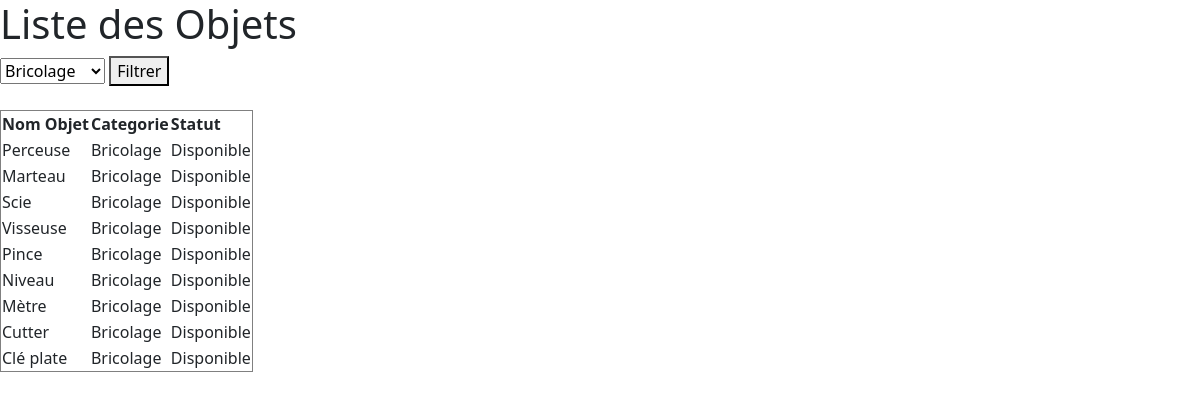
The page /Pages/ListeObjets.php?categorie=2 on the database its author committed.
### tables this page shows
CREATE TABLE Projet_F_Objets (
    id_objet INT AUTO_INCREMENT PRIMARY KEY,
    nom_objet VARCHAR(50),
    id_categorie INT,
    id_membre INT,
    FOREIGN KEY (id_categorie) REFERENCES Projet_F_Categorie_Objets(id_categorie),
    FOREIGN KEY (id_membre) REFERENCES Projet_F_Membres(id_membre)
);

CREATE TABLE Projet_F_Categorie_Objets (
    id_categorie INT AUTO_INCREMENT PRIMARY KEY,
    nom_categorie VARCHAR(50)
);

### Inc/Functions.php (called while the page is built, shortened)
<?php
function getObjet($id_categorie = 0) {
    $bdd = connex();
    if ($id_categorie == 0) {
        $query = "SELECT Projet_F_Objets.nom_objet, Projet_F_Categorie_Objets.nom_categorie,
                         Projet_F_Categorie_Objets.id_categorie, Projet_F_Emprunts.date_retour
                  FROM Projet_F_Objets
                  JOIN Projet_F_Categorie_Objets
                      ON Projet_F_Objets.id_categorie = Projet_F_Categorie_Objets.id_categorie
                  LEFT JOIN Projet_F_Emprunts
                      ON Projet_F_Objets.id_objet = Projet_F_Emprunts.id_objet
                      AND Projet_F_Emprunts.date_retour IS NOT NULL";
    } else {
        $query = "SELECT Projet_F_Objets.nom_objet, Projet_F_Categorie_Objets.nom_categorie,
                         Projet_F_Categorie_Objets.id_categorie, Projet_F_Emprunts.date_retour
                  FROM Projet_F_Objets
                  JOIN Projet_F_Categorie_Objets
                      ON Projet_F_Objets.id_categorie = Projet_F_Categorie_Objets.id_categorie
                  LEFT JOIN Projet_F_Emprunts
                      ON Projet_F_Objets.id_objet = Projet_F_Emprunts.id_objet
                      AND Projet_F_Emprunts.date_retour IS NOT NULL
                  WHERE Projet_F_Categorie_Objets.id_categorie = $id_categorie";
    }
    $result = mysqli_query($bdd, $query);
    $objets = [];
    while ($row = mysqli_fetch_assoc($result)) {
        $objets[] = $row;
    }
    return $objets;
}
?>

### Pages/ListeObjets.php (the view, shortened to what this page needs)
<?php
    require('../Inc/Functions.php');
    if (isset($_GET['categorie'])) {
        $id_categorie = $_GET['categorie'];
    } else {
        $id_categorie = 0;
    }
    $objets = getObjet($id_categorie);
?>
<!DOCTYPE html>
<html lang="en">
<head>
    <link href="asset/Bootsrap/css/bootstrap.min.css" rel="stylesheet">
</head>
<body>
    <h1>Liste des Objets</h1>
    <form method="get" action="">
        <select name="categorie" required>
            <option value="2" <?php if($id_categorie==2) echo 'selected'; ?>>Bricolage</option>
        </select>
        <button type="submit">Filtrer</button>
    </form>
    <br>
    <table border="1">
        <tr>
            <th>Nom Objet</th>
            <th>Categorie</th>
            <th>Statut</th>
        </tr>
        <?php foreach ($objets as $objet): ?>
        <tr>
            <td><?php echo htmlspecialchars($objet['nom_objet']); ?></td>
            <td><?php echo htmlspecialchars($objet['nom_categorie']); ?></td>
            <td>
                <?php
                if (!empty($objet['date_retour'])) {
                    echo "Emprunté, retour le " . htmlspecialchars($objet['date_retour']);
                } else {
                    echo "Disponible";
                }
                ?>
            </td>
        </tr>
        <?php endforeach; ?>
    </table>
</body>
</html>

### rows shown on the page
projet_f_objets: nom_objet "Perceuse", id_categorie.nom_categorie "Bricolage"
projet_f_objets: nom_objet "Marteau", id_categorie.nom_categorie "Bricolage"
projet_f_objets: nom_objet "Scie", id_categorie.nom_categorie "Bricolage"
projet_f_objets: nom_objet "Visseuse", id_categorie.nom_categorie "Bricolage"
projet_f_objets: nom_objet "Pince", id_categorie.nom_categorie "Bricolage"
projet_f_objets: nom_objet "Niveau", id_categorie.nom_categorie "Bricolage"
projet_f_objets: nom_objet "Mètre", id_categorie.nom_categorie "Bricolage"
projet_f_objets: nom_objet "Cutter", id_categorie.nom_categorie "Bricolage"
projet_f_objets: nom_objet "Clé plate", id_categorie.nom_categorie "Bricolage"
